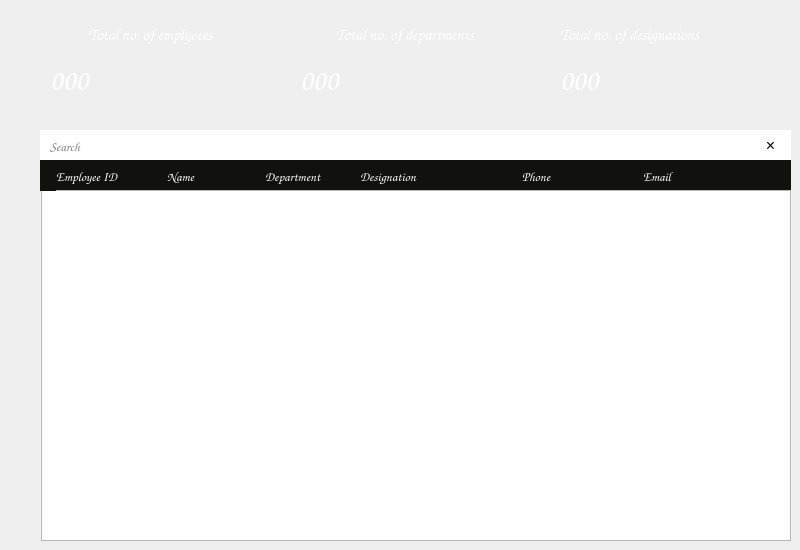
    <widget class="QWidget" name="searchWidget">
     <property name="styleSheet">
      <string notr="true">#searchWidget
{
	background:#2D2D2D;
}</string>
     </property>
     <widget class="QLabel" name="label_5">
      <property name="geometry">
       <rect>
        <x>290</x>
        <y>10</y>
        <width>241</width>
        <height>111</height>
       </rect>
      </property>
      <property name="text">
       <string/>
      </property>
      <property name="pixmap">
       <pixmap resource="../recources/resources.qrc">:/Images/attendancebg.png</pixmap>
      </property>
      <property name="scaledContents">
       <bool>true</bool>
      </property>
     </widget>
     <widget class="QLabel" name="label_6">
      <property name="geometry">
       <rect>
        <x>550</x>
        <y>10</y>
        <width>238</width>
        <height>111</height>
       </rect>
      </property>
      <property name="text">
       <string/>
      </property>
      <property name="pixmap">
       <pixmap resource="../recources/resources.qrc">:/Images/absentbg.png</pixmap>
      </property>
      <property name="scaledContents">
       <bool>true</bool>
      </property>
     </widget>
     <widget class="QLabel" name="label_7">
      <property name="geometry">
       <rect>
        <x>40</x>
        <y>20</y>
        <width>221</width>
        <height>30</height>
       </rect>
      </property>
      <property name="font">
       <font>
        <family>Comic Sans MS</family>
        <pointsize>12</pointsize>
        <bold>false</bold>
       </font>
      </property>
      <property name="text">
       <string>&lt;html&gt;&lt;head/&gt;&lt;body&gt;&lt;p align=&quot;center&quot;&gt;&lt;span style=&quot; color:#ffffff;&quot;&gt;Total no. of emplyoees&lt;/span&gt;&lt;/p&gt;&lt;/body&gt;&lt;/html&gt;</string>
      </property>
     </widget>
     <widget class="QLabel" name="empLabel">
      <property name="geometry">
       <rect>
        <x>50</x>
        <y>50</y>
        <width>191</width>
        <height>61</height>
       </rect>
      </property>
      <property name="font">
       <font>
        <family>Comic Sans MS</family>
        <pointsize>28</pointsize>
        <bold>true</bold>
       </font>
      </property>
      <property name="styleSheet">
       <string notr="true">#empLabel
{
	color:white;
	font-weight:bold;
}</string>
      </property>
      <property name="text">
       <string>&lt;html&gt;&lt;head/&gt;&lt;body&gt;&lt;p&gt;&lt;span style=&quot; font-size:22pt; color:#ffffff;&quot;&gt;000&lt;/span&gt;&lt;/p&gt;&lt;/body&gt;&lt;/html&gt;</string>
      </property>
     </widget>
     <widget class="QLabel" name="deptLabel">
      <property name="geometry">
       <rect>
        <x>300</x>
        <y>50</y>
        <width>191</width>
        <height>61</height>
       </rect>
      </property>
      <property name="font">
       <font>
        <family>Comic Sans MS</family>
        <pointsize>28</pointsize>
        <bold>false</bold>
       </font>
      </property>
      <property name="styleSheet">
       <string notr="true">color:white;</string>
      </property>
      <property name="text">
       <string>&lt;html&gt;&lt;head/&gt;&lt;body&gt;&lt;p&gt;&lt;span style=&quot; font-size:22pt; color:#ffffff;&quot;&gt;000&lt;/span&gt;&lt;/p&gt;&lt;/body&gt;&lt;/html&gt;</string>
      </property>
     </widget>
     <widget class="QLabel" name="label_10">
      <property name="geometry">
       <rect>
        <x>290</x>
        <y>10</y>
        <width>230</width>
        <height>50</height>
       </rect>
      </property>
      <property name="font">
       <font>
        <family>Comic Sans MS</family>
        <pointsize>12</pointsize>
        <bold>false</bold>
       </font>
      </property>
      <property name="text">
       <string>&lt;html&gt;&lt;head/&gt;&lt;body&gt;&lt;p align=&quot;center&quot;&gt;&lt;span style=&quot; color:#ffffff;&quot;&gt;Total no. of departments&lt;/span&gt;&lt;/p&gt;&lt;/body&gt;&lt;/html&gt;</string>
      </property>
     </widget>
     <widget class="QLabel" name="designLabel">
      <property name="geometry">
       <rect>
        <x>560</x>
        <y>50</y>
        <width>191</width>
        <height>61</height>
       </rect>
      </property>
      <property name="font">
       <font>
        <family>Comic Sans MS</family>
        <pointsize>28</pointsize>
        <bold>false</bold>
       </font>
      </property>
      <property name="styleSheet">
       <string notr="true">color:white;</string>
      </property>
      <property name="text">
       <string>&lt;html&gt;&lt;head/&gt;&lt;body&gt;&lt;p&gt;&lt;span style=&quot; font-size:22pt; color:#ffffff;&quot;&gt;000&lt;/span&gt;&lt;/p&gt;&lt;/body&gt;&lt;/html&gt;</string>
      </property>
     </widget>
     <widget class="QLabel" name="label_12">
      <property name="geometry">
       <rect>
        <x>560</x>
        <y>10</y>
        <width>211</width>
        <height>50</height>
       </rect>
      </property>
      <property name="font">
       <font>
        <family>Comic Sans MS</family>
        <pointsize>12</pointsize>
        <bold>false</bold>
       </font>
      </property>
      <property name="text">
       <string>&lt;html&gt;&lt;head/&gt;&lt;body&gt;&lt;p&gt;&lt;span style=&quot; color:#ffffff;&quot;&gt;Total no. of designations&lt;/span&gt;&lt;/p&gt;&lt;/body&gt;&lt;/html&gt;</string>
      </property>
     </widget>
     <widget class="QLineEdit" name="searchTextBox">
      <property name="geometry">
       <rect>
        <x>40</x>
        <y>130</y>
        <width>711</width>
        <height>32</height>
       </rect>
      </property>
      <property name="font">
       <font>
        <family>Comic Sans MS</family>
        <pointsize>10</pointsize>
        <bold>false</bold>
       </font>
      </property>
      <property name="styleSheet">
       <string notr="true">#searchTextBox
{
	padding-left:8px;
	border:none;
}</string>
      </property>
      <property name="placeholderText">
       <string>Search</string>
      </property>
     </widget>
     <widget class="QPushButton" name="pushButton">
      <property name="geometry">
       <rect>
        <x>750</x>
        <y>130</y>
        <width>41</width>
        <height>31</height>
       </rect>
      </property>
      <property name="font">
       <font>
        <pointsize>12</pointsize>
       </font>
      </property>
      <property name="styleSheet">
       <string notr="true">#pushButton
{
	border:none;
	color:black;
background:white;
}
#pushButton:hover
{
	border:none;
	color:red;
background:white;
}</string>
      </property>
      <property name="text">
       <string>×</string>
      </property>
     </widget>
     <widget class="QLabel" name="label_8">
      <property name="geometry">
       <rect>
        <x>56</x>
        <y>160</y>
        <width>104</width>
        <height>34</height>
       </rect>
      </property>
      <property name="font">
       <font>
        <family>Comic Sans MS</family>
        <pointsize>10</pointsize>
        <bold>false</bold>
       </font>
      </property>
      <property name="styleSheet">
       <string notr="true">#label_8
{
	color:white;
	background:#11110E;
padding-left:0px;
}</string>
      </property>
      <property name="text">
       <string>&lt;html&gt;&lt;head/&gt;&lt;body&gt;&lt;p&gt;    Employee ID&lt;/p&gt;&lt;/body&gt;&lt;/html&gt;</string>
      </property>
     </widget>
     <widget class="QLabel" name="label_21">
      <property name="geometry">
       <rect>
        <x>160</x>
        <y>160</y>
        <width>100</width>
        <height>34</height>
       </rect>
      </property>
      <property name="font">
       <font>
        <family>Comic Sans MS</family>
        <pointsize>10</pointsize>
        <bold>false</bold>
       </font>
      </property>
      <property name="styleSheet">
       <string notr="true">#label_21
{
	color:white;
	background:#11110E;
	padding-left:5px;
}</string>
      </property>
      <property name="text">
       <string>&lt;html&gt;&lt;head/&gt;&lt;body&gt;&lt;p&gt;Name&lt;/p&gt;&lt;/body&gt;&lt;/html&gt;</string>
      </property>
     </widget>
     <widget class="QLabel" name="label_22">
      <property name="geometry">
       <rect>
        <x>260</x>
        <y>160</y>
        <width>100</width>
        <height>34</height>
       </rect>
      </property>
      <property name="font">
       <font>
        <family>Comic Sans MS</family>
        <pointsize>10</pointsize>
        <bold>false</bold>
       </font>
      </property>
      <property name="styleSheet">
       <string notr="true">#label_22
{
	color:white;
	background:#11110E;
	padding-left:3px;
}</string>
      </property>
      <property name="text">
       <string>&lt;html&gt;&lt;head/&gt;&lt;body&gt;&lt;p&gt;Department&lt;/p&gt;&lt;/body&gt;&lt;/html&gt;</string>
      </property>
     </widget>
     <widget class="QLabel" name="label_23">
      <property name="geometry">
       <rect>
        <x>353</x>
        <y>160</y>
        <width>170</width>
        <height>34</height>
       </rect>
      </property>
      <property name="font">
       <font>
        <family>Comic Sans MS</family>
        <pointsize>10</pointsize>
        <bold>false</bold>
       </font>
      </property>
      <property name="styleSheet">
       <string notr="true">#label_23
{
	color:white;
	background:#11110E;
	padding-left:5px;
}</string>
      </property>
      <property name="text">
       <string>&lt;html&gt;&lt;head/&gt;&lt;body&gt;&lt;p&gt;   Designation&lt;/p&gt;&lt;/body&gt;&lt;/html&gt;</string>
      </property>
     </widget>
     <widget class="QLabel" name="label_24">
      <property name="geometry">
       <rect>
        <x>522</x>
        <y>160</y>
        <width>121</width>
        <height>34</height>
       </rect>
      </property>
      <property name="font">
       <font>
        <family>Comic Sans MS</family>
        <pointsize>10</pointsize>
        <bold>false</bold>
       </font>
      </property>
      <property name="styleSheet">
       <string notr="true">#label_24
{
	color:white;
	background:#11110E;
}</string>
      </property>
      <property name="text">
       <string>&lt;html&gt;&lt;head/&gt;&lt;body&gt;&lt;p&gt;Phone&lt;/p&gt;&lt;/body&gt;&lt;/html&gt;</string>
      </property>
     </widget>
     <widget class="QLabel" name="label_25">
      <property name="geometry">
       <rect>
        <x>643</x>
        <y>160</y>
        <width>148</width>
        <height>34</height>
       </rect>
      </property>
      <property name="font">
       <font>
        <family>Comic Sans MS</family>
        <pointsize>10</pointsize>
        <bold>false</bold>
       </font>
      </property>
      <property name="styleSheet">
       <string notr="true">#label_25
{
	color:white;
	background:#11110E;
}</string>
      </property>
      <property name="text">
       <string>&lt;html&gt;&lt;head/&gt;&lt;body&gt;&lt;p&gt;Email&lt;/p&gt;&lt;/body&gt;&lt;/html&gt;</string>
      </property>
     </widget>
     <widget class="QLabel" name="label_4">
      <property name="geometry">
       <rect>
        <x>40</x>
        <y>10</y>
        <width>231</width>
        <height>110</height>
       </rect>
      </property>
      <property name="styleSheet">
       <string notr="true"/>
      </property>
      <property name="text">
       <string/>
      </property>
      <property name="pixmap">
       <pixmap resource="../recources/resources.qrc">:/Images/empcardbg.png</pixmap>
      </property>
      <property name="scaledContents">
       <bool>true</bool>
      </property>
     </widget>
     <widget class="QTableWidget" name="tableWidget">
      <property name="geometry">
       <rect>
        <x>41</x>
        <y>190</y>
        <width>750</width>
        <height>351</height>
       </rect>
      </property>
      <property name="font">
       <font>
        <family>Comic Sans MS</family>
       </font>
      </property>
     </widget>
     <widget class="QLabel" name="label_39">
      <property name="geometry">
       <rect>
        <x>40</x>
        <y>160</y>
        <width>16</width>
        <height>31</height>
       </rect>
      </property>
      <property name="font">
       <font>
        <family>Comic Sans MS</family>
        <pointsize>10</pointsize>
        <bold>false</bold>
       </font>
      </property>
      <property name="styleSheet">
       <string notr="true">#label_39
{
	color:white;
	background:#11110E;
}</string>
      </property>
      <property name="text">
       <string>&lt;html&gt;&lt;head/&gt;&lt;body&gt;&lt;p&gt;&lt;br/&gt;&lt;/p&gt;&lt;/body&gt;&lt;/html&gt;</string>
      </property>
     </widget>
     <zorder>label_4</zorder>
     <zorder>label_5</zorder>
     <zorder>label_6</zorder>
     <zorder>label_7</zorder>
     <zorder>empLabel</zorder>
     <zorder>deptLabel</zorder>
     <zorder>label_10</zorder>
     <zorder>designLabel</zorder>
     <zorder>label_12</zorder>
     <zorder>searchTextBox</zorder>
     <zorder>pushButton</zorder>
     <zorder>label_8</zorder>
     <zorder>label_21</zorder>
     <zorder>label_22</zorder>
     <zorder>label_23</zorder>
     <zorder>label_24</zorder>
     <zorder>label_25</zorder>
     <zorder>tableWidget</zorder>
     <zorder>label_39</zorder>
    </widget>
